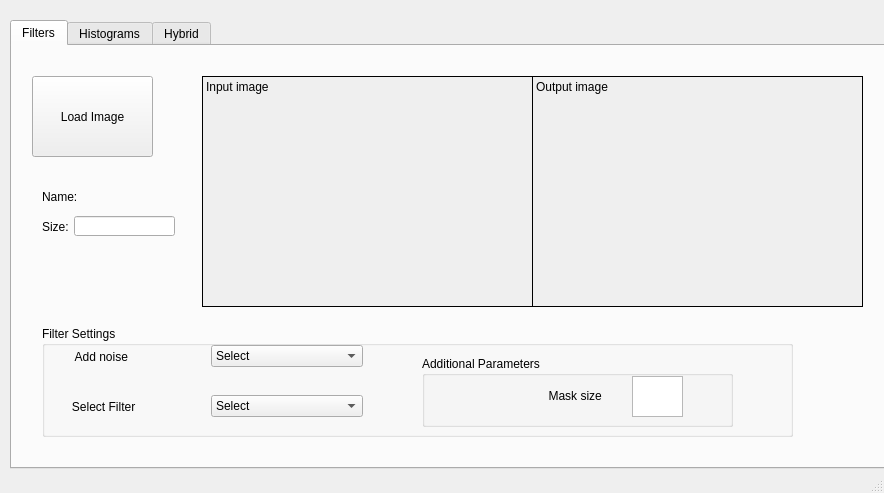
<?xml version="1.0" encoding="UTF-8"?>
<ui version="4.0">
 <class>MainWindow</class>
 <widget class="QMainWindow" name="MainWindow">
  <property name="geometry">
   <rect>
    <x>0</x>
    <y>0</y>
    <width>884</width>
    <height>493</height>
   </rect>
  </property>
  <property name="minimumSize">
   <size>
    <width>800</width>
    <height>0</height>
   </size>
  </property>
  <property name="windowTitle">
   <string>MainWindow</string>
  </property>
  <widget class="QWidget" name="centralwidget">
   <widget class="QTabWidget" name="tabWidget">
    <property name="enabled">
     <bool>true</bool>
    </property>
    <property name="geometry">
     <rect>
      <x>10</x>
      <y>20</y>
      <width>889</width>
      <height>449</height>
     </rect>
    </property>
    <property name="currentIndex">
     <number>0</number>
    </property>
    <widget class="QWidget" name="tab_filters">
     <attribute name="title">
      <string>Filters</string>
     </attribute>
     <widget class="QLabel" name="label_filters_input">
      <property name="geometry">
       <rect>
        <x>190</x>
        <y>30</y>
        <width>331</width>
        <height>231</height>
       </rect>
      </property>
      <property name="autoFillBackground">
       <bool>true</bool>
      </property>
      <property name="frameShape">
       <enum>QFrame::Box</enum>
      </property>
      <property name="text">
       <string>Input image</string>
      </property>
      <property name="scaledContents">
       <bool>true</bool>
      </property>
      <property name="alignment">
       <set>Qt::AlignLeading|Qt::AlignLeft|Qt::AlignTop</set>
      </property>
     </widget>
     <widget class="QLabel" name="label_filters_output">
      <property name="geometry">
       <rect>
        <x>520</x>
        <y>30</y>
        <width>331</width>
        <height>231</height>
       </rect>
      </property>
      <property name="autoFillBackground">
       <bool>true</bool>
      </property>
      <property name="frameShape">
       <enum>QFrame::Box</enum>
      </property>
      <property name="text">
       <string>Output image</string>
      </property>
      <property name="textFormat">
       <enum>Qt::PlainText</enum>
      </property>
      <property name="scaledContents">
       <bool>true</bool>
      </property>
      <property name="alignment">
       <set>Qt::AlignLeading|Qt::AlignLeft|Qt::AlignTop</set>
      </property>
     </widget>
     <widget class="QPushButton" name="pushButton_filters_load">
      <property name="geometry">
       <rect>
        <x>20</x>
        <y>30</y>
        <width>121</width>
        <height>81</height>
       </rect>
      </property>
      <property name="text">
       <string>Load Image</string>
      </property>
     </widget>
     <widget class="QLabel" name="label">
      <property name="geometry">
       <rect>
        <x>30</x>
        <y>140</y>
        <width>151</width>
        <height>21</height>
       </rect>
      </property>
      <property name="text">
       <string>Name:</string>
      </property>
     </widget>
     <widget class="QLabel" name="label_2">
      <property name="geometry">
       <rect>
        <x>30</x>
        <y>170</y>
        <width>71</width>
        <height>21</height>
       </rect>
      </property>
      <property name="text">
       <string>Size:</string>
      </property>
     </widget>
     <widget class="QGroupBox" name="groupBox">
      <property name="geometry">
       <rect>
        <x>30</x>
        <y>280</y>
        <width>751</width>
        <height>111</height>
       </rect>
      </property>
      <property name="title">
       <string>Filter Settings</string>
      </property>
      <widget class="QWidget" name="horizontalLayoutWidget">
       <property name="geometry">
        <rect>
         <x>10</x>
         <y>10</y>
         <width>311</width>
         <height>41</height>
        </rect>
       </property>
       <layout class="QHBoxLayout" name="horizontalLayout">
        <item>
         <widget class="QLabel" name="label_3">
          <property name="text">
           <string>       Add noise</string>
          </property>
         </widget>
        </item>
        <item>
         <widget class="QComboBox" name="comboBox">
          <property name="currentText">
           <string>Select</string>
          </property>
          <item>
           <property name="text">
            <string>Select</string>
           </property>
          </item>
          <item>
           <property name="text">
            <string>Gaussian</string>
           </property>
          </item>
          <item>
           <property name="text">
            <string>Uniform</string>
           </property>
          </item>
          <item>
           <property name="text">
            <string>Salt-papper</string>
           </property>
          </item>
         </widget>
        </item>
       </layout>
      </widget>
      <widget class="QGroupBox" name="groupBox_2">
       <property name="geometry">
        <rect>
         <x>380</x>
         <y>30</y>
         <width>311</width>
         <height>71</height>
        </rect>
       </property>
       <property name="title">
        <string>Additional Parameters</string>
       </property>
       <widget class="QLabel" name="label_5">
        <property name="geometry">
         <rect>
          <x>40</x>
          <y>20</y>
          <width>152</width>
          <height>39</height>
         </rect>
        </property>
        <property name="text">
         <string>                          Mask size</string>
        </property>
       </widget>
       <widget class="QTextEdit" name="textEdit">
        <property name="geometry">
         <rect>
          <x>210</x>
          <y>20</y>
          <width>51</width>
          <height>41</height>
         </rect>
        </property>
       </widget>
      </widget>
      <widget class="QWidget" name="horizontalLayoutWidget_2">
       <property name="geometry">
        <rect>
         <x>10</x>
         <y>60</y>
         <width>311</width>
         <height>41</height>
        </rect>
       </property>
       <layout class="QHBoxLayout" name="horizontalLayout_2">
        <item>
         <widget class="QLabel" name="label_4">
          <property name="text">
           <string>      Select Filter</string>
          </property>
         </widget>
        </item>
        <item>
         <widget class="QComboBox" name="comboBox_2">
          <property name="currentText">
           <string>Select</string>
          </property>
          <item>
           <property name="text">
            <string>Select</string>
           </property>
          </item>
          <item>
           <property name="text">
            <string>Gaussian</string>
           </property>
          </item>
          <item>
           <property name="text">
            <string>Mean</string>
           </property>
          </item>
          <item>
           <property name="text">
            <string>Median</string>
           </property>
          </item>
          <item>
           <property name="text">
            <string>Sobel</string>
           </property>
          </item>
          <item>
           <property name="text">
            <string>Roberts</string>
           </property>
          </item>
          <item>
           <property name="text">
            <string>Prewitt</string>
           </property>
          </item>
          <item>
           <property name="text">
            <string>Canny</string>
           </property>
          </item>
         </widget>
        </item>
       </layout>
      </widget>
     </widget>
     <widget class="QLineEdit" name="lineEdit_3">
      <property name="geometry">
       <rect>
        <x>62</x>
        <y>170</y>
        <width>101</width>
        <height>20</height>
       </rect>
      </property>
      <property name="text">
       <string/>
      </property>
     </widget>
    </widget>
    <widget class="QWidget" name="tab_histograms">
     <attribute name="title">
      <string>Histograms</string>
     </attribute>
     <widget class="QLabel" name="label_histograms_houtput">
      <property name="geometry">
       <rect>
        <x>450</x>
        <y>200</y>
        <width>261</width>
        <height>191</height>
       </rect>
      </property>
      <property name="frameShape">
       <enum>QFrame::Box</enum>
      </property>
      <property name="text">
       <string>Output Histogram</string>
      </property>
      <property name="textFormat">
       <enum>Qt::PlainText</enum>
      </property>
      <property name="alignment">
       <set>Qt::AlignLeading|Qt::AlignLeft|Qt::AlignTop</set>
      </property>
     </widget>
     <widget class="QPushButton" name="pushButton_histograms_load">
      <property name="geometry">
       <rect>
        <x>40</x>
        <y>20</y>
        <width>121</width>
        <height>81</height>
       </rect>
      </property>
      <property name="text">
       <string>Load image</string>
      </property>
     </widget>
     <widget class="QLabel" name="label_histograms_input">
      <property name="geometry">
       <rect>
        <x>200</x>
        <y>20</y>
        <width>241</width>
        <height>171</height>
       </rect>
      </property>
      <property name="frameShape">
       <enum>QFrame::Box</enum>
      </property>
      <property name="text">
       <string>Input image</string>
      </property>
      <property name="alignment">
       <set>Qt::AlignLeading|Qt::AlignLeft|Qt::AlignTop</set>
      </property>
     </widget>
     <widget class="QLabel" name="label_histograms_output">
      <property name="geometry">
       <rect>
        <x>450</x>
        <y>20</y>
        <width>261</width>
        <height>171</height>
       </rect>
      </property>
      <property name="frameShape">
       <enum>QFrame::Box</enum>
      </property>
      <property name="text">
       <string>Output image</string>
      </property>
      <property name="alignment">
       <set>Qt::AlignLeading|Qt::AlignLeft|Qt::AlignTop</set>
      </property>
     </widget>
     <widget class="QLabel" name="label_10">
      <property name="geometry">
       <rect>
        <x>50</x>
        <y>160</y>
        <width>71</width>
        <height>21</height>
       </rect>
      </property>
      <property name="text">
       <string>Size:</string>
      </property>
     </widget>
     <widget class="QLabel" name="label_11">
      <property name="geometry">
       <rect>
        <x>50</x>
        <y>130</y>
        <width>71</width>
        <height>21</height>
       </rect>
      </property>
      <property name="text">
       <string>Name:</string>
      </property>
     </widget>
     <widget class="QLabel" name="label_histograms_hinput">
      <property name="geometry">
       <rect>
        <x>200</x>
        <y>200</y>
        <width>241</width>
        <height>191</height>
       </rect>
      </property>
      <property name="frameShape">
       <enum>QFrame::Box</enum>
      </property>
      <property name="text">
       <string>Input Histogram</string>
      </property>
      <property name="textFormat">
       <enum>Qt::PlainText</enum>
      </property>
      <property name="alignment">
       <set>Qt::AlignLeading|Qt::AlignLeft|Qt::AlignTop</set>
      </property>
     </widget>
    </widget>
    <widget class="QWidget" name="tab_hybrid">
     <attribute name="title">
      <string>Hybrid</string>
     </attribute>
     <widget class="QLabel" name="label_histograms_input_2">
      <property name="geometry">
       <rect>
        <x>180</x>
        <y>20</y>
        <width>241</width>
        <height>171</height>
       </rect>
      </property>
      <property name="autoFillBackground">
       <bool>true</bool>
      </property>
      <property name="frameShape">
       <enum>QFrame::Box</enum>
      </property>
      <property name="text">
       <string>Input image A</string>
      </property>
      <property name="scaledContents">
       <bool>true</bool>
      </property>
      <property name="alignment">
       <set>Qt::AlignLeading|Qt::AlignLeft|Qt::AlignTop</set>
      </property>
     </widget>
     <widget class="QLabel" name="label_histograms_hinput_2">
      <property name="geometry">
       <rect>
        <x>180</x>
        <y>200</y>
        <width>241</width>
        <height>191</height>
       </rect>
      </property>
      <property name="autoFillBackground">
       <bool>true</bool>
      </property>
      <property name="frameShape">
       <enum>QFrame::Box</enum>
      </property>
      <property name="text">
       <string>Input image B</string>
      </property>
      <property name="textFormat">
       <enum>Qt::PlainText</enum>
      </property>
      <property name="scaledContents">
       <bool>true</bool>
      </property>
      <property name="alignment">
       <set>Qt::AlignLeading|Qt::AlignLeft|Qt::AlignTop</set>
      </property>
     </widget>
     <widget class="QLabel" name="label_histograms_output_2">
      <property name="geometry">
       <rect>
        <x>430</x>
        <y>20</y>
        <width>431</width>
        <height>371</height>
       </rect>
      </property>
      <property name="autoFillBackground">
       <bool>true</bool>
      </property>
      <property name="frameShape">
       <enum>QFrame::Box</enum>
      </property>
      <property name="text">
       <string>Output image</string>
      </property>
      <property name="scaledContents">
       <bool>true</bool>
      </property>
      <property name="alignment">
       <set>Qt::AlignLeading|Qt::AlignLeft|Qt::AlignTop</set>
      </property>
     </widget>
     <widget class="QLabel" name="label_12">
      <property name="geometry">
       <rect>
        <x>30</x>
        <y>110</y>
        <width>71</width>
        <height>21</height>
       </rect>
      </property>
      <property name="text">
       <string>Name:</string>
      </property>
     </widget>
     <widget class="QPushButton" name="pushButton_histograms_load_2">
      <property name="geometry">
       <rect>
        <x>20</x>
        <y>20</y>
        <width>121</width>
        <height>81</height>
       </rect>
      </property>
      <property name="text">
       <string>Load image A</string>
      </property>
     </widget>
     <widget class="QLabel" name="label_13">
      <property name="geometry">
       <rect>
        <x>30</x>
        <y>130</y>
        <width>71</width>
        <height>21</height>
       </rect>
      </property>
      <property name="text">
       <string>Size:</string>
      </property>
     </widget>
     <widget class="QLabel" name="label_14">
      <property name="geometry">
       <rect>
        <x>30</x>
        <y>310</y>
        <width>71</width>
        <height>21</height>
       </rect>
      </property>
      <property name="text">
       <string>Size:</string>
      </property>
     </widget>
     <widget class="QLabel" name="label_15">
      <property name="geometry">
       <rect>
        <x>30</x>
        <y>290</y>
        <width>71</width>
        <height>21</height>
       </rect>
      </property>
      <property name="text">
       <string>Name:</string>
      </property>
     </widget>
     <widget class="QPushButton" name="pushButton_histograms_load_3">
      <property name="geometry">
       <rect>
        <x>20</x>
        <y>200</y>
        <width>121</width>
        <height>81</height>
       </rect>
      </property>
      <property name="text">
       <string>Load image B</string>
      </property>
     </widget>
     <widget class="QPushButton" name="pushButton_histograms_load_4">
      <property name="geometry">
       <rect>
        <x>20</x>
        <y>350</y>
        <width>121</width>
        <height>41</height>
       </rect>
      </property>
      <property name="text">
       <string>Make Hybrid</string>
      </property>
     </widget>
     <widget class="QLineEdit" name="lineEdit">
      <property name="geometry">
       <rect>
        <x>60</x>
        <y>130</y>
        <width>113</width>
        <height>20</height>
       </rect>
      </property>
     </widget>
     <widget class="QLineEdit" name="lineEdit_2">
      <property name="geometry">
       <rect>
        <x>60</x>
        <y>310</y>
        <width>113</width>
        <height>20</height>
       </rect>
      </property>
     </widget>
    </widget>
   </widget>
  </widget>
  <widget class="QMenuBar" name="menubar">
   <property name="geometry">
    <rect>
     <x>0</x>
     <y>0</y>
     <width>884</width>
     <height>21</height>
    </rect>
   </property>
  </widget>
  <widget class="QStatusBar" name="statusbar"/>
 </widget>
 <resources/>
 <connections/>
</ui>
